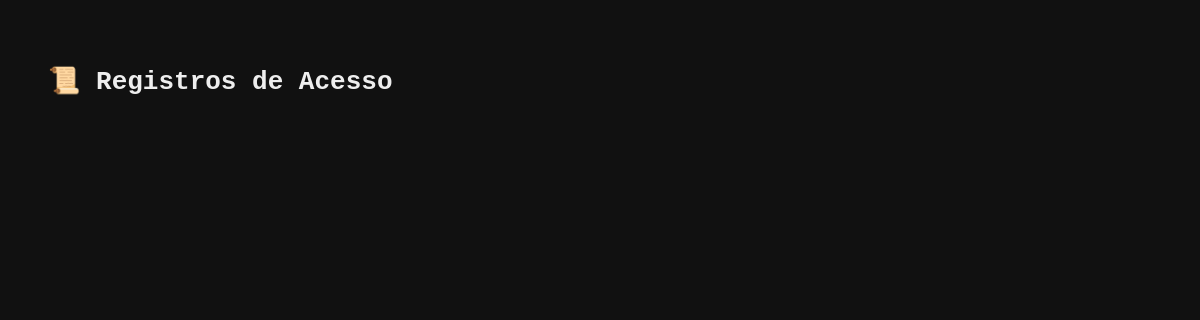
Before: /acessos with the older database file.
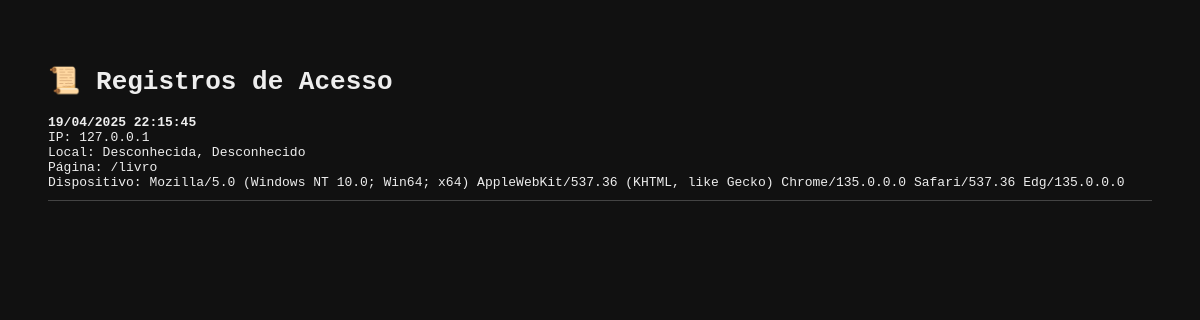
After: the same page with the newer database file.
### app.py (models this page shows)
class RegistroVisita(db.Model):
    id = db.Column(db.Integer, primary_key=True)
    ip = db.Column(db.String(100))
    user_agent = db.Column(db.String(300))
    cidade = db.Column(db.String(100))
    pais = db.Column(db.String(100))
    data_hora = db.Column(db.DateTime, default=datetime.utcnow)
    rota = db.Column(db.String(100))

### app.py (the view)
@app.route('/acessos')
def acessos():
    visitas = RegistroVisita.query.order_by(RegistroVisita.data_hora.desc()).all()
    return render_template('acessos.html', visitas=visitas)

### templates/acessos.html (shortened to what this page needs)
<!DOCTYPE html>
<html lang="pt-br">
<head>
</head>
<body>
    <h1>📜 Registros de Acesso</h1>
    {% for visita in visitas %}
        <div class="registro">
            <strong>{{ visita.data_hora.strftime('%d/%m/%Y %H:%M:%S') }}</strong><br>
            IP: {{ visita.ip }}<br>
            Local: {{ visita.cidade }}, {{ visita.pais }}<br>
            Página: {{ visita.rota }}<br>
            Dispositivo: {{ visita.user_agent }}
        </div>
    {% endfor %}
</body>
</html>

### templates/acessos.html (style rules this page uses)
body { background-color: #111; color: #eee; font-family: monospace; padding: 40px; }
.registro { border-bottom: 1px solid #444; margin-bottom: 15px; padding-bottom: 10px; }

Changed rows visible on the page:
added RegistroVisita: data_hora "19/04/2025 22:15:45", ip "127.0.0.1", cidade "Desconhecida", pais "Desconhecido", rota "/livro", user_agent "Mozilla/5.0 (Windows NT 10.0; Win64; x64) AppleWebKit/537.36 (KHTML, like Gecko) Chrome/135.0.0.0 Safari/537.36 Edg/135.0.0.0"
